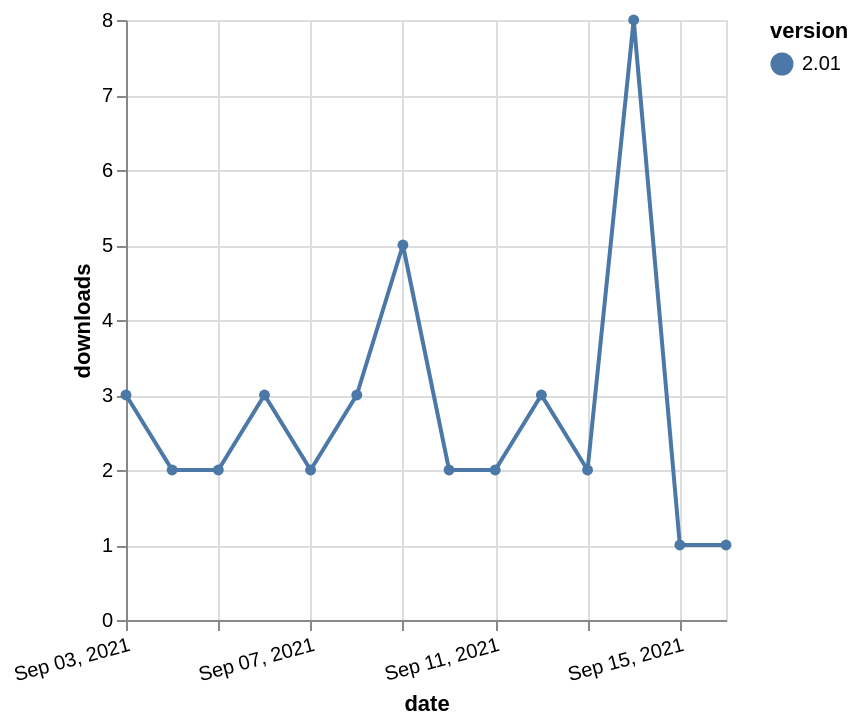

Source (Vega-Lite JSON):
### Vega-Lite specification from a JSON file in a GitHub repository (floating-point values rounded to 4 significant figures)
{"$schema": "https://vega.github.io/schema/vega-lite/v5.json", "description": "A simple bar chart with embedded data.", "data": {"values": [{"date": "2021-09-03", "total": 2983, "delta": 3, "version": "2.01"}, {"date": "2021-09-04", "total": 2985, "delta": 2, "version": "2.01"}, {"date": "2021-09-05", "total": 2987, "delta": 2, "version": "2.01"}, {"date": "2021-09-06", "total": 2990, "delta": 3, "version": "2.01"}, {"date": "2021-09-07", "total": 2992, "delta": 2, "version": "2.01"}, {"date": "2021-09-08", "total": 2995, "delta": 3, "version": "2.01"}, {"date": "2021-09-09", "total": 3000, "delta": 5, "version": "2.01"}, {"date": "2021-09-10", "total": 3002, "delta": 2, "version": "2.01"}, {"date": "2021-09-11", "total": 3004, "delta": 2, "version": "2.01"}, {"date": "2021-09-12", "total": 3007, "delta": 3, "version": "2.01"}, {"date": "2021-09-13", "total": 3009, "delta": 2, "version": "2.01"}, {"date": "2021-09-14", "total": 3017, "delta": 8, "version": "2.01"}, {"date": "2021-09-15", "total": 3018, "delta": 1, "version": "2.01"}, {"date": "2021-09-16", "total": 3019, "delta": 1, "version": "2.01"}]}, "width": "container", "mark": {"type": "line", "point": {"filled": true}}, "encoding": {"x": {"field": "date", "type": "temporal", "timeUnit": "yearmonthdate", "title": "date", "axis": {"labelAngle": -15}}, "y": {"field": "delta", "type": "quantitative", "title": "downloads"}, "color": {"field": "version", "type": "nominal"}, "tooltip": {"field": "delta"}}}
